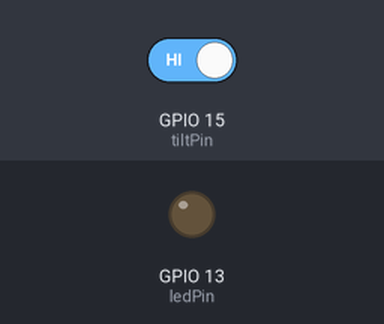
This sketch was run on a simulated ESP8266 (Wemos D1 mini). On the bench: output pins drawn as LEDs (lit = HIGH). Inputs (shaded band) come from the test bench; at power-on: GPIO 15 (tiltPin) HIGH. WiFi joins after 1.5 s; servers stay silent unless stated; no MQTT or app messages arrive unless stated; what the sketch prints to the serial monitor is not drawn.

Above: at 2.7 s.
2.8 s: GPIO 15 (tiltPin) driven LOW
At 4.0 s:
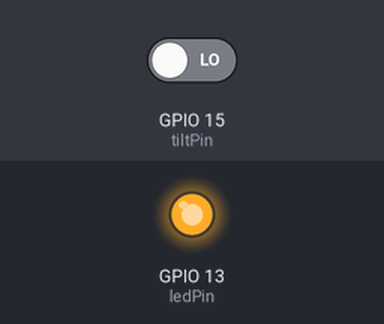
4.5 s: GPIO 15 (tiltPin) driven HIGH
At 5.3 s:
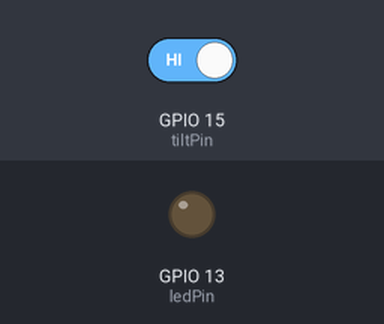
Timing chart, 0 to 7.5 s (numbered marks = the images above; inputs shaded):
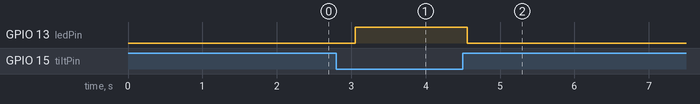

The sketch:

tilt_led.ino
```cpp
//Tilt sensor activates state change and updates
//server over WiFi

//Wifi/Server
#include "wifi.h"
#include "PubSubclient.h"

//OTA
// #include "ota.h"

//Convert
#include "gpioconvert.h"

//Settings
#define tilt_wait   500
#define LISTEN_PORT  80

const uint8_t tiltPin = d8;
const uint8_t ledPin  = d7;

//Status Variables
uint8_t prev_state;
long last_msg = 0;

//REST Variables
int tilt_state;

const char* mqtt_server = "192.168.1.19";
const char* mqtt_topic = "mailbox";
const char* payload;

WiFiClient espClient;
PubSubClient client(espClient);

void setup() {

  Serial.begin(9600);

  //wifi
  init_wifi();

  //MQTT Server
  client.setServer(mqtt_server, 1883);

  //Tilt
  pinMode(tiltPin, INPUT);
  pinMode(ledPin, OUTPUT);

}

void mqttConnect(){
  while(!client.connected()){
    Serial.println("Connecting MQTT");
    Serial.print(".");

    if(client.connect("ESP8266_Mailbox")){
      Serial.println("MTQQ connected.");
    }else{
      Serial.print("Failed, clientstate=");
      Serial.println(client.state());
      delay(1000);
    }
  }
}

void loop() {

  //Wait for tilt status check
  long now = millis();
  if((now - last_msg) > tilt_wait){
    tilt_state = !digitalRead(tiltPin);
    last_msg = millis();

    //check for new tilt status
    if (tilt_state != prev_state) {

      //pubsub here
      if(!client.connected()){
          mqttConnect();
      }

      //led
      digitalWrite(ledPin, tilt_state);

      //Serial
      if(tilt_state){
        client.publish(mqtt_topic, "Door Open");
        Serial.println("Door Open");
        client.disconnect();
      }else{
        client.publish(mqtt_topic, "Door Closed");
        Serial.println("Door Closed");
        client.disconnect();
        // ESP.deepSleep(3*1000000);
      }

      prev_state = tilt_state;


    }
    // ESP.deepSleep(3*1000000);
  }
  // ArduinoOTA.handle();
}
```

ota.cpp
```cpp
#include "ota.h"

void init_android_ota()
{
    ArduinoOTA.onStart([]() {
        Serial.println("Start");
    });
    ArduinoOTA.onEnd([]() {
        Serial.println("\nEnd");
    });
    ArduinoOTA.onProgress([](unsigned int progress, unsigned int total) {
        Serial.printf("Progress: %u%%\r", (progress / (total / 100)));
    });
    ArduinoOTA.onError([](ota_error_t error) {
        Serial.printf("Error[%u]: ", error);
        if (error == OTA_AUTH_ERROR)
            Serial.println("Auth Failed");
        else if (error == OTA_BEGIN_ERROR)
            Serial.println("Begin Failed");
        else if (error == OTA_CONNECT_ERROR)
            Serial.println("Connect Failed");
        else if (error == OTA_RECEIVE_ERROR)
            Serial.println("Receive Failed");
        else if (error == OTA_END_ERROR)
            Serial.println("End Failed");
    });
    ArduinoOTA.begin();
    Serial.println("OTA Ready");
}
```

ota.h
```cpp
#include <ESP8266mDNS.h>
#include <WiFiUdp.h>
#include <ArduinoOTA.h>

void init_android_ota();
```

wifi.cpp
```cpp
#include "wifi.h"

const char* ssid = "NETGEAR21";
const char* pw = "exoticchair828";


void init_wifi()
{
    int ledstate = 0;
    //static IP setup
    IPAddress ip(192, 168, 1, 201);
    IPAddress gateway(192, 168, 1, 1);
    IPAddress subnet(255, 255, 255, 0);
    WiFi.config(ip, gateway, subnet);

    WiFi.begin(ssid, pw);
    while (WiFi.status() != WL_CONNECTED)
    {
        digitalWrite(13, !ledstate);
        delay(500);
        Serial.print(".");
    }
    Serial.println("");
    Serial.println("WiFi Connected");
    digitalWrite(13, 0);
}
```

wifi.h
```cpp
#include "ESP8266WiFi.h"

void init_wifi();
void POST(char state);
```

gpioconvert.h
```cpp
static const uint8_t d0   = 16;
static const uint8_t d1   = 5;
static const uint8_t d2   = 4;
static const uint8_t d3   = 0;
static const uint8_t d4   = 2;
static const uint8_t d5   = 14;
static const uint8_t d6   = 12;
static const uint8_t d7   = 13;
static const uint8_t d8   = 15;
static const uint8_t d9   = 3;
static const uint8_t d10  = 1;
```

Measured:
- after the input at 2.8 s, GPIO 13 (ledPin): LOW → HIGH after 0.26 s
- after the input at 4.5 s, GPIO 13 (ledPin): HIGH → LOW after 0.06 s
